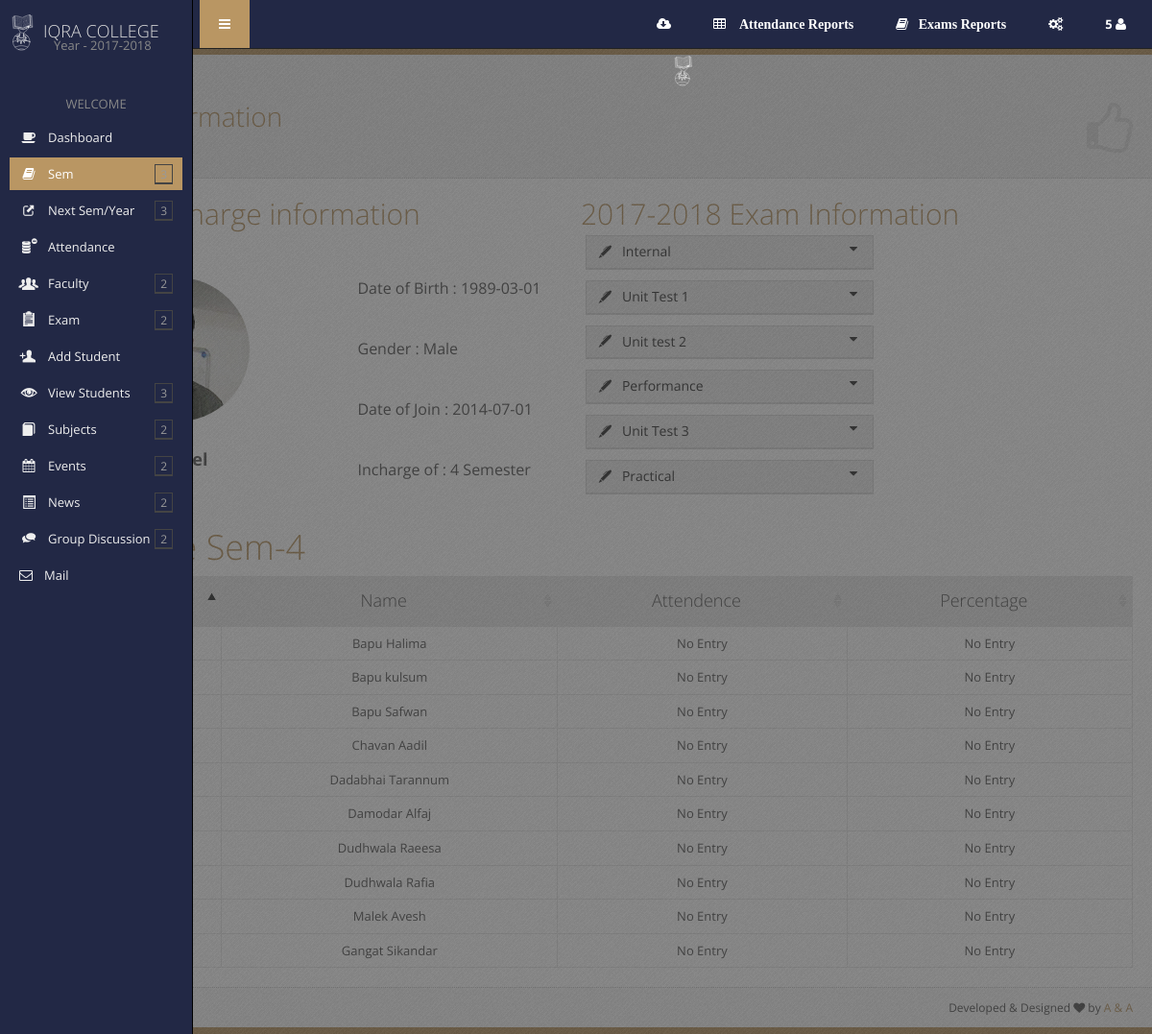
Page /admin/sem_info.php?sem=4 (signed in) on the committed database.
### tables this page shows
CREATE TABLE `faculty_sem_tbl` (
  `fsid` int(11) NOT NULL AUTO_INCREMENT,
  `year` varchar(10) NOT NULL,
  `sem` int(11) DEFAULT NULL,
  `fid` int(11) NOT NULL,
  PRIMARY KEY (`fsid`)
);

CREATE TABLE `faculty_tbl` (
  `fid` int(11) NOT NULL AUTO_INCREMENT,
  `fname` varchar(15) NOT NULL,
  `lname` varchar(15) NOT NULL,
  `dob` date NOT NULL,
  `gender` varchar(6) NOT NULL,
  `doj` date NOT NULL,
  `emailid` text NOT NULL,
  `photo` varchar(100) NOT NULL,
  PRIMARY KEY (`fid`)
);

CREATE TABLE `exam_tbl` (
  `exid` int(11) NOT NULL AUTO_INCREMENT,
  `exname` varchar(15) NOT NULL,
  `marks` int(11) NOT NULL,
  PRIMARY KEY (`exid`)
);

CREATE TABLE `student_tbl` (
  `studid` int(11) NOT NULL AUTO_INCREMENT,
  `rollno` int(11) NOT NULL,
  `fname` varchar(15) NOT NULL,
  `lname` varchar(15) NOT NULL,
  `gender` varchar(6) DEFAULT NULL,
  `dob` date DEFAULT NULL,
  `admissionyear` varchar(4) NOT NULL,
  `enrollid` varchar(20) NOT NULL,
  `username` varchar(50) DEFAULT NULL,
  `password` varchar(20) DEFAULT NULL,
  `approve` varchar(3) DEFAULT NULL,
  `isdetend` int(11) NOT NULL,
  `isleave` int(11) NOT NULL,
  `photo` varchar(50) DEFAULT NULL,
  PRIMARY KEY (`studid`)
);

### admin/sem_info.php (the view, shortened to what this page needs)
<?php include("DatabaseFiles/cn.php");
$sem= $_REQUEST["sem"];
include("page_content/sem_info_header.php");
?>
<div class="container-fluid">
	<div class="row">
		<div class="col-md-6 headi">
			<span class="h2" style="color:#B99663">Semester Incharge information</span>
		</div>
		<div class="col-md-6 headi">
			<span class="h2 " style="color:#B99663"><?php echo $_SESSION["year"]; ?> Exam Information</span>
		</div>
	</div>
	<div class="row">
			<?php
			$r=mysql_query("select * from faculty_tbl t1 INNER JOIN faculty_sem_tbl t2 where t1.fid=t2.fid AND t2.year='".$_SESSION["year"]."' AND t2.sem=".$sem);
			while($r1=mysql_fetch_object($r)){ ?>
			<div class="col-md-6">
				<div class="row">
					<div class="col-md-6">
						<div class="box">
						</div>
						<h4 class="text-center"><b><?= $r1->fname." ".$r1->lname?></b></h4>
					</div>
					<div class="col-md-6">
						<div>
							<ul>
								<li class="info" style="padding-top:50px;">Date of Birth : <?= $r1->dob ?></li>
								<li class="info">Gender : <?= $r1->gender ?></li>
								<li class="info">Date of Join : <?= $r1->doj ?></li>
								<li class="info">Incharge of : <?= $r1->sem ?> Semester</li>
							</ul>
						</div>
					</div>
				</div>
			</div>
			<?php }?>
			<?php
			$r=mysql_query("select * from exam_tbl where exname!='Practical'");
			while($r1=mysql_fetch_object($r)){ ?>
			<div class="col-md-6">
					<div class="col-md-6" style="padding:5px;">
								<div class="btn-group">
								<a style="width:300px;text-align: start!important;" href="" data-toggle="dropdown" class="btn btn-default dropdown-toggle"><i class="glyphicon-pen"></i><?="&nbsp;&nbsp;&nbsp;".$r1->exname ?>&nbsp;&nbsp;&nbsp;<span class="icon-caret-down icon-fixed-width pull-right"></span></a>
						</div>
					</div>
				</div>
			<?php }?><div class="col-md-6">
					<div class="col-md-6" style="padding:5px;">
								<div class="btn-group">
								<a style="width:300px;text-align: start!important;" href="" data-toggle="dropdown" class="btn btn-default dropdown-toggle"><i class="glyphicon-pen"></i><?="&nbsp;&nbsp;&nbsp;Practical" ?>&nbsp;&nbsp;&nbsp;<span class="icon-caret-down icon-fixed-width pull-right"></span></a>
						</div>
					</div>
				</div>
		</div>
?>        <h1 style="color:#B99663">Attendance Sem-<?= $_REQUEST["sem"]?></h1>
			<div class="table-responsive">
				<table id="example-datatable" class="table table-bordered table-hover">
					<thead class="text-center">
						<tr>
							<th class="text-center">Name</th>
							<th class="text-center">Attendence</th>
							<th class="text-center">Percentage</th>
						</tr>
					</thead>
					<tbody class="text-center">
						<?php
							 $r=mysql_query("select student_tbl.* from student_tbl inner join student_sem_tbl where student_tbl.studid = student_sem_tbl.studid AND student_tbl.isdetend=0 AND student_tbl.isleave=0 AND student_sem_tbl.year='".$_SESSION["year"]."' AND student_sem_tbl.sem=".$_REQUEST["sem"]);
							while($r1=mysql_fetch_object($r)){
                                $k=0;
                                $count=$k;
                                $c1=$count;
                        ?>
							    <tr><td class='text-center'><a class="link" href="" id="<?= $r1->rollno?>" data-toggle="modal" data-target="#myModal"><?= $r1->rollno?></a></td>
								<td><?=  $r1->fname." ".$r1->lname?></td>
								<?php if(isset($attid)){?>
								<td><a href="attendence_stud_list.php?studid=<?= $r1->studid?>&sem=<?= $_REQUEST["sem"]?>">
								    <?php
                                         $p=$c1;
                                        for($j=0;$j<count($attid);$j++)
                                        {
                                            $q=mysql_query("select * from attendence_tbl where attid=$attid[$j]");
                                            while($q1=mysql_fetch_object($q))
                                            {
                                                $stud=explode(",",$q1->studid);
                                                $s1="";
                                                for($i=0;$i<count($stud)-1;$i++)
                                                {
                                                    if($r1->studid == $stud[$i])
                                                    {
                                                        $c1--;
                                                    }
                                                }
                                            }
                                        }
                                echo $c1."/".$p; $per=(100*$c1)/$p;?></a>
								</td>
								<td><?php echo number_format((float)$per,2,'.',''),"%"; ?></td></tr>
							<?php 	}else echo "<td>No Entry</td><td>No Entry</td><tr>"; }
							?>
					</tbody>
				</table>
			</div>
		</div>
</div>
<?php include("page_content/listfooter.php");?>

### admin/css/main-1.03.css (style rules this page uses)
body { font-family:"Open Sans","Helvetica Neue",Helvetica,Arial,sans-serif;color:#555;font-size:13px;background:#454545 url(../img/template/bg.png) top left repeat }
h1,h2,h3,h4,h5,h6,.h1,.h2,.h3,.h4,.h5,.h6 { font-family:"Open Sans","Helvetica Neue",Helvetica,Arial,sans-serif;font-weight:300 }
.table thead>tr>th { font-size:18px;font-weight:300 }
.table thead>tr>th,.table thead>tr>td,.table tfoot>tr>th,.table tfoot>tr>td { background-color:#e9e9e9;padding-top:12px;padding-bottom:12px }
.table thead>tr>th,.table tbody>tr>th,.table tfoot>tr>th,.table thead>tr>td,.table tbody>tr>td,.table tfoot>tr>td,.table tbody+tbody,.table-bordered,.table-bordered>thead>tr>th,.table-bordered>tbody>tr>th,.table-bordered>tfoot>tr>th,.table-bordered>thead>tr>td,.table-bordered>tbody>tr>td,.table-bordered>tfoot>tr>td { border-color:#e9e9e9 }
.btn { margin:1px 0;border-radius:0!important }
.btn-default,.btn-default:hover,.btn-default:focus,.btn-default:active,.btn-default.active,.open .dropdown-toggle.btn-default,.btn-default.disabled,.btn-default[disabled],fieldset[disabled] .btn-default,.btn-default.disabled:hover,.btn-default[disabled]:hover,fieldset[disabled] .btn-default:hover,.btn-default.disabled:focus,.btn-default[disabled]:focus,fieldset[disabled] .btn-default:focus,.btn-default.disabled:active,.btn-default[disabled]:active,fieldset[disabled] .btn-default:active,.btn-default.disabled.active,.btn-default[disabled].active,fieldset[disabled] .btn-default.active { background-color:#eee;border-color:#d9d9d9;-webkit-box-shadow:0 1px 0 #d9d9d9;box-shadow:0 1px 0 #d9d9d9 }
p,.table,.alert,.carousel { margin-bottom:20px }
.row { margin-right:-5px;margin-left:-5px }
.col-xs-1,.col-xs-2,.col-xs-3,.col-xs-4,.col-xs-5,.col-xs-6,.col-xs-7,.col-xs-8,.col-xs-9,.col-xs-10,.col-xs-11,.col-xs-12,.col-sm-1,.col-sm-2,.col-sm-3,.col-sm-4,.col-sm-5,.col-sm-6,.col-sm-7,.col-sm-8,.col-sm-9,.col-sm-10,.col-sm-11,.col-sm-12,.col-md-1,.col-md-2,.col-md-3,.col-md-4,.col-md-5,.col-md-6,.col-md-7,.col-md-8,.col-md-9,.col-md-10,.col-md-11,.col-md-12,.col-lg-1,.col-lg-2,.col-lg-3,.col-lg-4,.col-lg-5,.col-lg-6,.col-lg-7,.col-lg-8,.col-lg-9,.col-lg-10,.col-lg-11,.col-lg-12 { padding-right:5px;padding-left:5px }

### admin/css/custom.css (style rules this page uses)
.box { border-radius: 50%; overflow: hidden; width:150px; height:150px; margin: 50px; margin-left: 90px; margin-bottom: 30px; }
.info { display: block; padding: 20px; font-size: 16px; }

### rows in the picture
faculty_sem_tbl: fid.dob "1989-03-01", fid.gender "Male", fid.doj "2014-07-01", sem "4"
exam_tbl: exname "Internal"
exam_tbl: exname "Unit Test 1"
exam_tbl: exname "Unit test 2"
exam_tbl: exname "Performance"
exam_tbl: exname "Unit Test 3"
student_tbl: fname "Bapu", lname "Halima"
student_tbl: fname "Bapu", lname "kulsum"
student_tbl: fname "Bapu", lname "Safwan"
student_tbl: fname "Chavan", lname "Aadil"
student_tbl: fname "Dadabhai", lname "Tarannum"
student_tbl: fname "Damodar", lname "Alfaj"
student_tbl: fname "Dudhwala", lname "Raeesa"
student_tbl: fname "Dudhwala", lname "Rafia"
student_tbl: fname "Malek", lname "Avesh"
student_tbl: fname "Gangat", lname "Sikandar"

### other values in the picture
$_SESSION["year"] "2017-2018"
$_REQUEST["sem"] "4"
